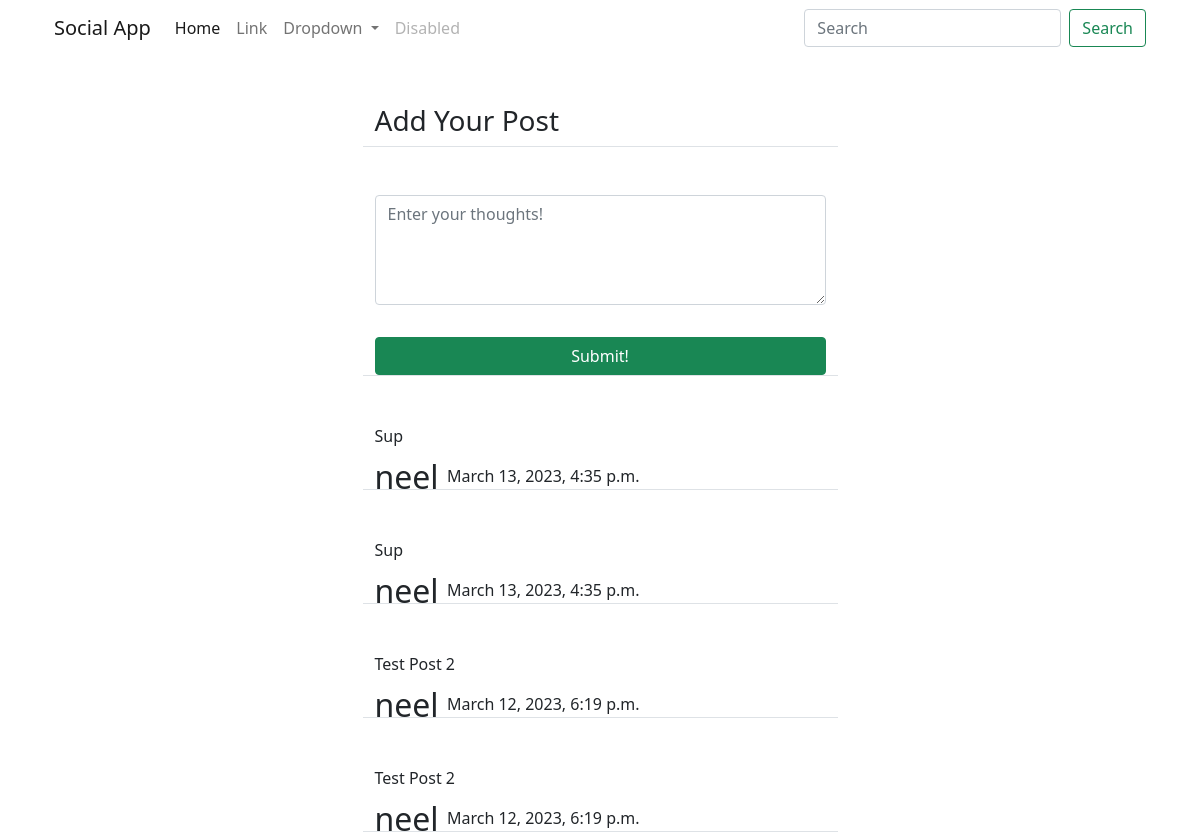
Before: /main/ with the older database file.
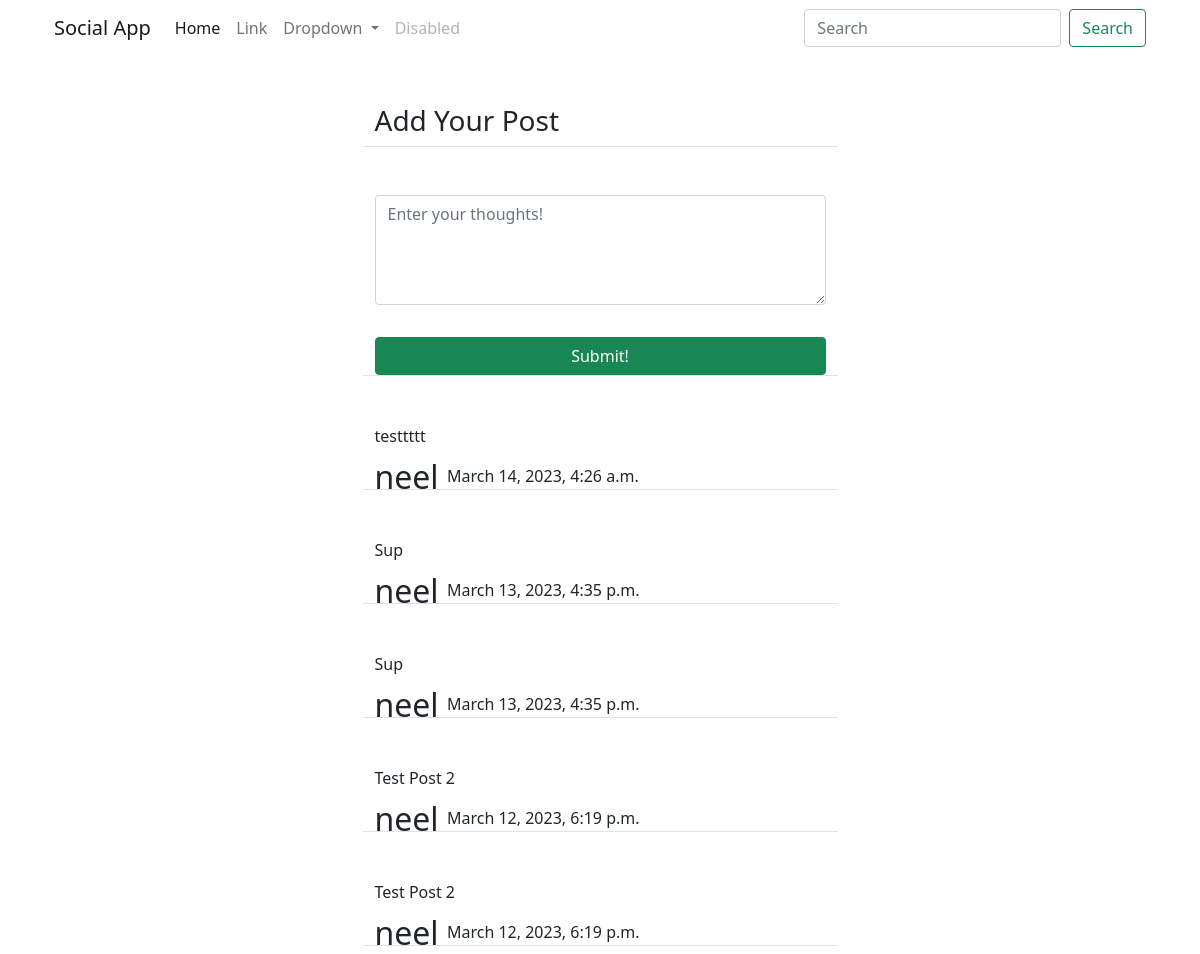
After: the same page with the newer database file.
### mainApp/models.py (models this page shows)
class Post(models.Model):
    body = models.TextField()
    created = models.DateTimeField(default=timezone.now)
    author = models.ForeignKey(User, on_delete=models.CASCADE)

### mainApp/views.py (the view, shortened to what this page needs)
# urls.py: path("", SocialPosts.as_view(), name="content_list"),
class SocialPosts(View):
    def get(self, request, *args, **kwargs):
        content_posts = Post.objects.all().order_by("-created")
        form = Post_Entry()
        context = {
            "content_list": content_posts,
            "form": form,
        }
        return render(request, "content_list.html", context)

### mainApp/forms.py
class Post_Entry(forms.ModelForm):
    body = forms.CharField(label="", widget=forms.Textarea(attrs={"rows": 4, "placeholder": "Enter your thoughts!", }))
    class Meta:
        model = Post
        fields = ["body"]

### mainApp/templates/content_list.html (shortened to what this page needs)
{% extends "base_layout.html" %}
{% load crispy_forms_tags %}
{% block content %}
    <div class="container">
        <div class="row justify-content-center mt-5">
            <div class="col-md-5 col-sm-15 border-bottom">
                <h3>Add Your Post</h3>
            </div>
        </div>
        <div class="row justify-content-center mt-5 mb-5">
            <div class="col-md-5 col-sm-15 border-bottom">
                <form method="POST">
                    {{ form | crispy }}
                    <div class="d-grid gap-2">
                        <button class="btn btn-success mt-3">Submit!</button>
                    </div>
                </form>
            </div>
        </div>
        {% for post in content_list %}
        <div class="row justify-content-center mt-5">
            <div class="col-md-5 col-sm-15 border-bottom">
                <p>{{ post.body }}</p>
                <div class="post_header">
                    <h2 style="display: inline; vertical-align: top; line-height: 25px;">{{ post.author }} </h2>
                    <p style="display: inline; vertical-align: top; ">{{ post.created }}</p>
                </div>
            </div>
        </div>
        {% endfor %}
    </div>
{% endblock content %}

Changed rows visible on the page:
added Post: body "testtttt", author "neel", created "March 14, 2023, 4:26 a.m."
